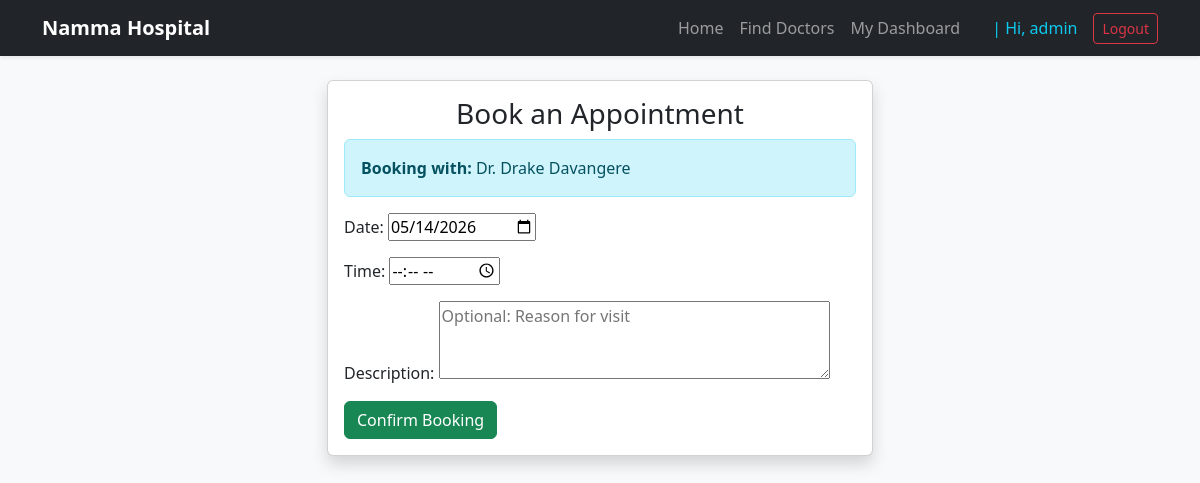
The page /book/?doctor=9&date=2026-05-14 (signed in) on the database as committed earlier.
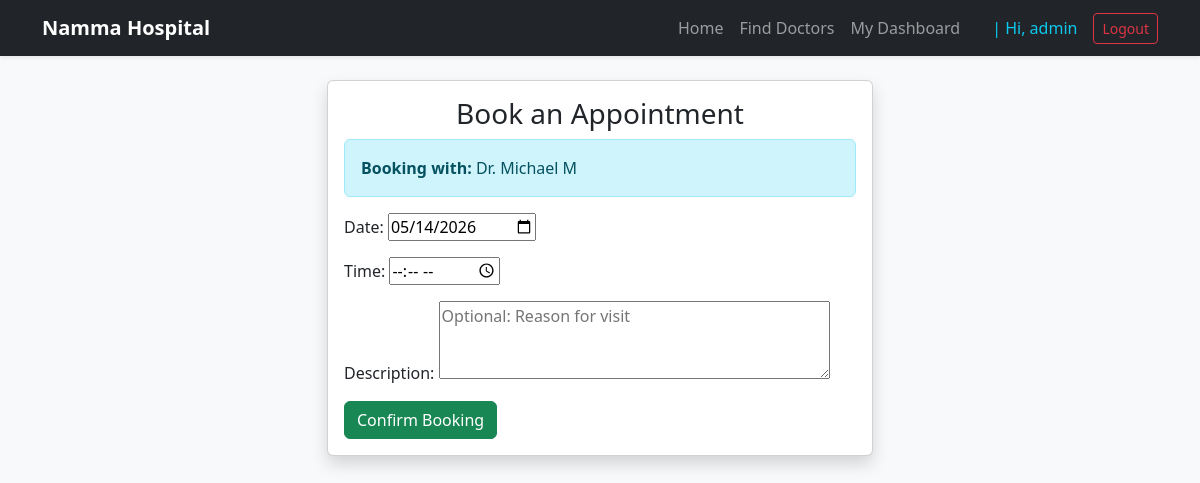
The same page on the database as committed later.
### clinic/models.py (models this page shows)
class User(AbstractUser):
    is_doctor = models.BooleanField(default=False)
    is_patient = models.BooleanField(default=False)
    profile_pic = models.ImageField(upload_to = 'profile_pics/', null = True, blank = True)
    """
    is_doctor → is this user a doctor?
    is_patient → is this user a patient?
    profile_pic → user's image
    """

### clinic/views.py (the view)
# urls.py: path('book/', views.book_appointment, name='book_appointment'),
@login_required
def book_appointment(request):
    doctor_id = request.GET.get('doctor')
    if not doctor_id:
        messages.info(request, "Please select a doctor first to book an appointment.")
        return redirect('doctor_list')
    try:
        selected_doctor = User.objects.get(pk=doctor_id, is_doctor=True)
    except (User.DoesNotExist, ValueError):
        messages.error(request, "Invalid doctor selected.")
        return redirect('doctor_list')
    if request.method == 'POST':
        form = AppointmentForm(request.POST)
        if form.is_valid():
            appt_date = form.cleaned_data['date']
            appt_time = form.cleaned_data['time']
            date_str = appt_date.strftime('%Y-%m-%d')
            time_str = appt_time.strftime('%H:%M')
            from .utils import validate_appointment_time, find_next_available_slot
            validation = validate_appointment_time(selected_doctor.id, date_str, time_str)
            if not validation['is_valid']:
                next_slot = find_next_available_slot(selected_doctor.id, date_str)
                messages.error(request, f"Sorry, this time is taken or invalid: {validation['error']} The next available time is {next_slot}.")
            else:
                appointment = form.save(commit=False)
                appointment.patient = request.user
                appointment.doctor = selected_doctor
                appointment.status = 'Confirmed'
                appointment.save()
                messages.success(request, f"Appointment CONFIRMED with Dr. {selected_doctor.get_full_name() or selected_doctor.username} at {time_str} on {date_str}!")
                return redirect('patient_dashboard')
    else:
        initial_data = {}
        date_param = request.GET.get('date')
        if date_param:
            initial_data['date'] = date_param
        form = AppointmentForm(initial=initial_data)
    return render(request, 'clinic/book_appointment.html', {'form': form, 'doctor': selected_doctor})

### clinic/forms.py
class AppointmentForm(forms.ModelForm):
    class Meta:
        model = Appointment
        fields = ['date', 'time', 'description']
        widgets = {
            'date': forms.DateInput(attrs={'type': 'date'}),
            'time': forms.TimeInput(attrs={'type': 'time'}),
            'description': forms.Textarea(attrs={'placeholder': 'Optional: Reason for visit', 'rows': 3}),
        }

### clinic/templates/clinic/book_appointment.html (shortened to what this page needs)
{% extends 'clinic/base.html' %}
{% block content %}
<div class="row justify-content-center">
    <div class="col-md-6">
        <div class="card shadow">
            <div class="card-body">
                <h3 class="text-center">Book an Appointment</h3>
                <form method="post">
    {% if doctor %}
        <div class="alert alert-info">
            <strong>Booking with:</strong> Dr. {{ doctor.get_full_name|default:doctor.username }}
        </div>
    {% endif %}
    {{ form.as_p }}
    <button type="submit" class="btn btn-success">Confirm Booking</button>
</form>
            </div>
        </div>
    </div>
</div>
{% endblock %}

Rows that differ between the two databases and show on the page:
changed User: get_full_name "Drake Davangere" → "Michael M"
